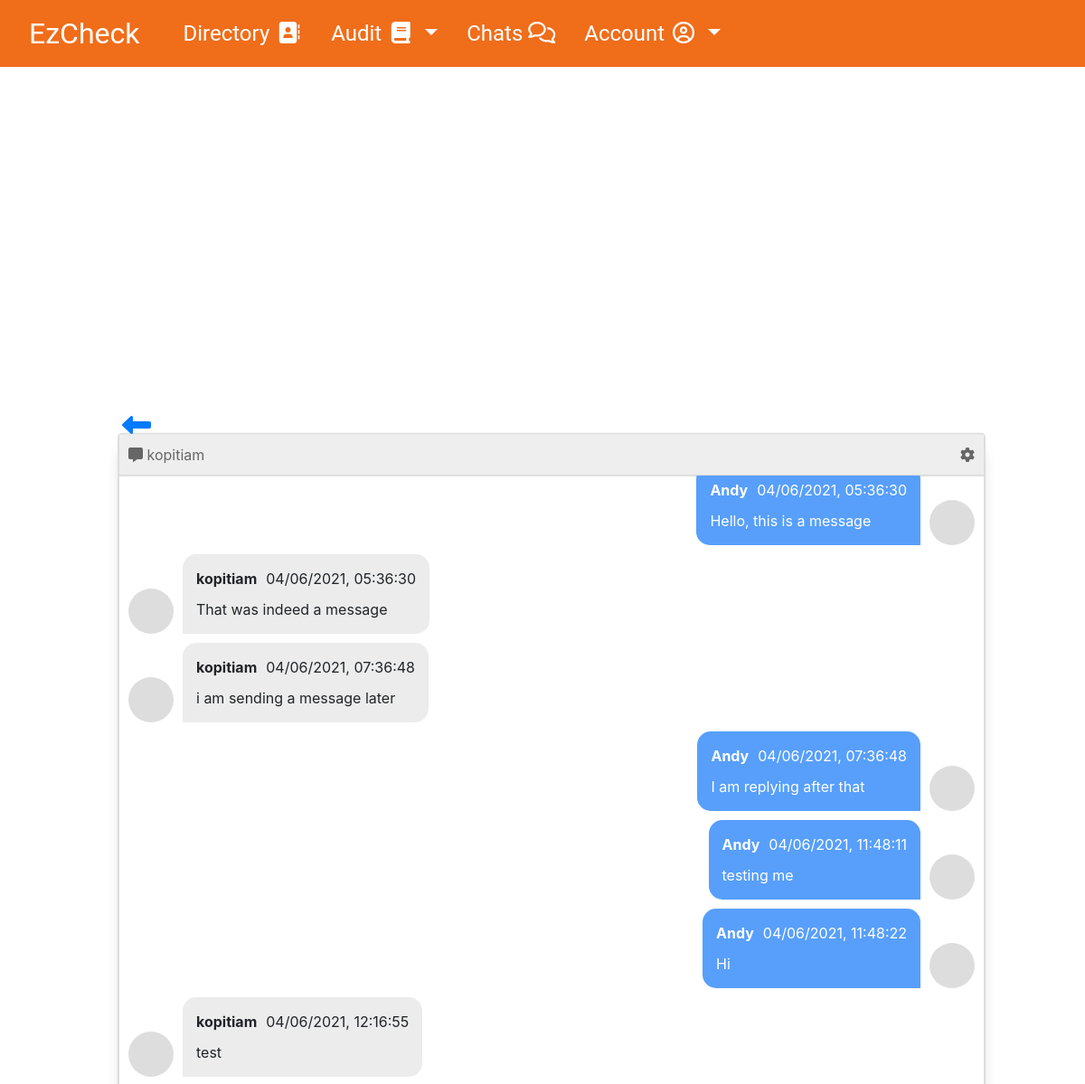
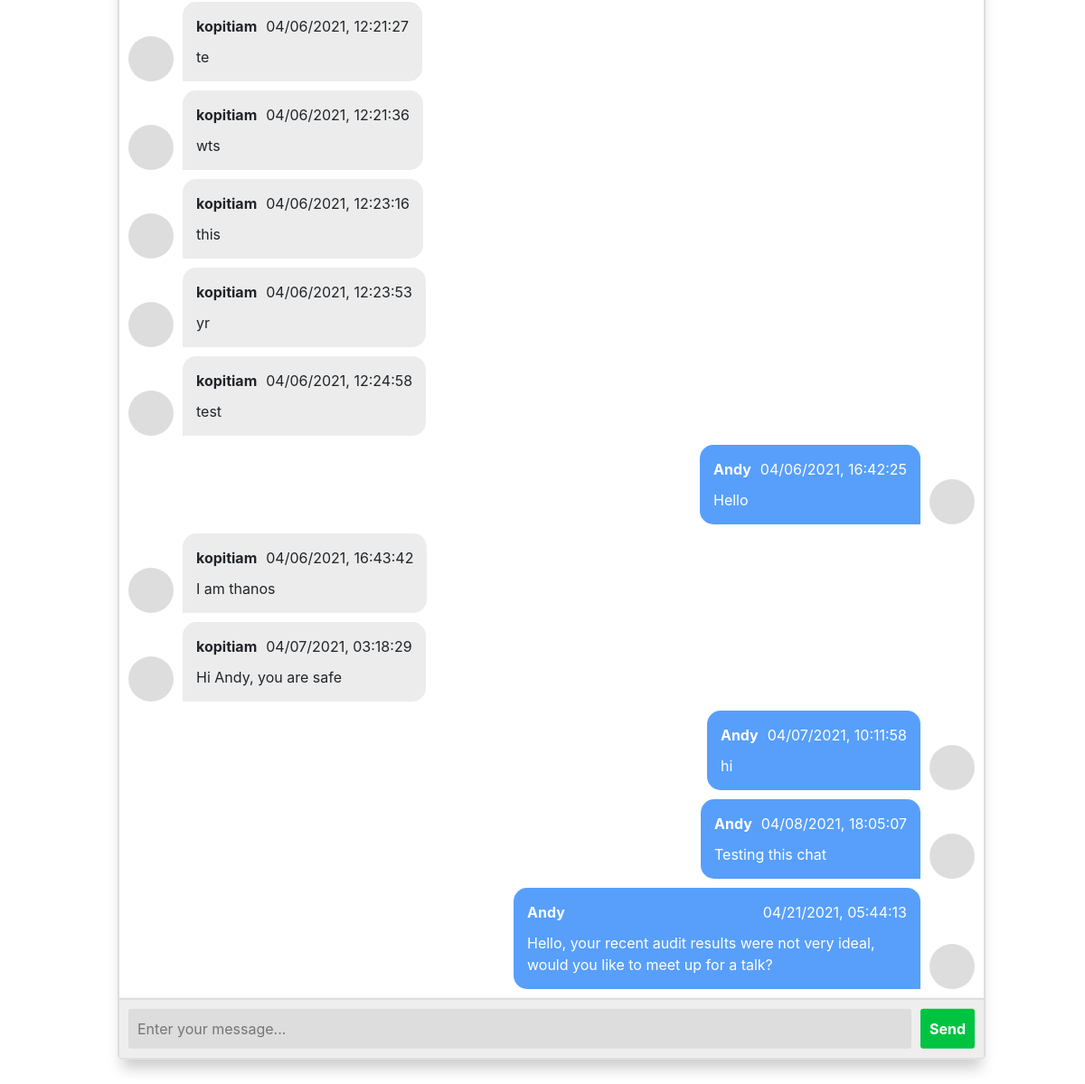
/chat/kopitiam (signed in), run on the app's committed database (2 pictures, top to bottom).
### app/models.py (models this page shows, shortened)
class User(db.Model):
    id = db.Column(db.Integer, primary_key = True)
    username = db.Column(db.String(64), index = True, unique = True)
    email = db.Column(db.String(120), index = True, unique = True)
    type = db.Column(db.String(20)) #tenant/auditor/admin
    institution = db.Column(db.String(64), index = True)
    messages_sent = db.relationship('Messages', foreign_keys='Messages.sender_id', backref='author', lazy='dynamic')
    messages_received = db.relationship('Messages', foreign_keys='Messages.recipient_id', backref='recipient', lazy='dynamic')
    tenancy = db.Column(db.Integer)
    description = db.Column(db.String(64))
    location = db.Column(db.String(64))

class Messages(db.Model):
    id = db.Column(db.Integer, primary_key=True)
    sender_id = db.Column(db.Integer, db.ForeignKey('user.id'))
    recipient_id = db.Column(db.Integer, db.ForeignKey('user.id'))
    sender_ref = db.relationship("User", foreign_keys = [sender_id])
    recipient_ref = db.relationship("User", foreign_keys = [recipient_id])
    body = db.Column(db.String(140))
    timestamp = db.Column(db.DateTime, index=True, default=datetime.utcnow)

### app/routes.py (the view)
@app.route('/chat/<user>', methods=["POST", "GET"])
def chat(user):
    global currentFriend
    my_id = session["userId"]
    friend = getuserid(user)
    currentFriend = friend
    message = pull_msg(my_id, friend)
    for k in message:
        k["currentUser"] = session["username"]
    return render_template("chat/chat_private.html", chatContent = message, me = session["username"], convoPartner = user )

### app/generalFunctions.py (called while the page is built)
def getuserid(username):
    print(username)
    thisid = User.query.filter(User.username == username).first()
    return thisid.id

def pull_msg(my_id: int, their_id: int):
    query = Messages.query.filter(db.or_(db.and_(Messages.sender_id == my_id, Messages.recipient_id == their_id), db.and_(Messages.sender_id == their_id, Messages.recipient_id == my_id))).order_by(Messages.timestamp)
    convo = []
    for i in query:
        date_time = i.timestamp.strftime("%m/%d/%Y, %H:%M:%S")
        senderName = User.query.get(i.sender_id).username
        msg = {"timestamp":date_time, "senderId": senderName, "content":i.body }
        convo.append(msg)
    return convo

### app/templates/chat/chat_private.html
{% extends "base.html" %}
{% block head %}
{{ super() }}
{% endblock %}
{% block content %}
<div id="userChat">
  <a type="button" id="backtoChat" href="{{ url_for('chat_page') }}"><i class="fas fa-long-arrow-alt-left fa-2x"></i></a>
  <div id="indivChat">
    <section class="msger">
  <header class="msger-header">
    <div class="msger-header-title">
      <i class="fas fa-comment-alt fa-large"></i> {{convoPartner}}
    </div>
    <div class="msger-header-options">
      <span><i class="fas fa-cog"></i></span>
    </div>
  </header>
  <main class="msger-chat">
    <div> {% for v in chatContent %}
    {% if v["senderId"] == v["currentUser"] %}
    <div class="msg right-msg">
      <div class="msg-img" style="background-image: url(https://image.flaticon.com/icons/svg/145/145867.svg)"></div>
      <div class="msg-bubble">
        <div class="msg-info">
          <div class="msg-info-name">{{ v["currentUser"] }}</div>
          <div class="msg-info=timestamp">{{ v["timestamp"] }}</div>
        </div>
        <div class="msg-text">{{ v["content"] }}</div>
      </div>
    </div>
    {% elif v["senderId"] != v["currentUser"] %}
    <div class="msg left-msg">
      <div class="msg-img" style="background-image: url(https://image.flaticon.com/icons/svg/145/145867.svg)"></div>
      <div class="msg-bubble">
        <div class="msg-info">
          <div class="msg-info-name">{{ v["senderId"] }}</div>
          <div class="msg-info=timestamp">{{ v["timestamp"] }}</div>
        </div>
        <div class="msg-text">{{v["content"]}}</div>
      </div>
    </div>
    {% endif %}
    {% endfor %}</div>
  </main>
  <form class="msger-inputarea" action="{{url_for('update_chat')}}" method="POST">
    <input type="text" class="msger-input" placeholder="Enter your message..." name="message">
    <button type="submit" value="submit" class="msger-send-btn">Send</button>
  </form>
</section>
  </div>
</div>
{% endblock %}

### app/static/styles/styles.css (style rules this page uses)
i::before { background:transparent !important; }

### app/static/styles/chat.css (style rules this page uses)
div#userChat { --body-bg: linear-gradient(135deg, #f5f7fa 0%, #c3cfe2 100%); --msger-bg: #fff; --border: 2px solid #ddd; --left-msg-bg: #ececec; --right-msg-bg: #579ffb; height: 100%; width: 100% }
div#indivChat { height: 100%; width: 100%; margin: auto 0; }
.msger { display: flex; flex-flow: column wrap; justify-content: space-between; width: 100%; margin: 25px 10px; height: calc(100% - 50px); border: var(--border); border-radius: 5px; box-shadow: 0 15px 15px -5px rgba(0, 0, 0, 0.2); }
.msger-header { display: flex; justify-content: space-between; padding: 10px; border-bottom: var(--border); background: #eee; color: #666; }
.msger-chat { flex: 1; overflow-y: auto; padding: 10px; flex-direction: column-reverse; display: flex ; }
.msg { display: flex; align-items: flex-end; margin-bottom: 10px; }
.msg:last-of-type { margin: 0; }
.msg-img { width: 50px; height: 50px; margin-right: 10px; background: #ddd; background-repeat: no-repeat; background-position: center; background-size: cover; border-radius: 50%; }
.msg-bubble { max-width: 450px; padding: 15px; border-radius: 15px; background: var(--left-msg-bg); }
.msg-info { display: flex; justify-content: space-between; align-items: center; margin-bottom: 10px; }
.msg-info-name { margin-right: 10px; font-weight: bold; }
.left-msg .msg-bubble { border-bottom-left-radius: 0; }
.right-msg { flex-direction: row-reverse; }
.right-msg .msg-bubble { background: var(--right-msg-bg); color: #fff; border-bottom-right-radius: 0; }
.right-msg .msg-img { margin: 0 0 0 10px; }
.msger-inputarea { display: flex; padding: 10px; border-top: var(--border); background: #eee; }
.msger-inputarea * { padding: 10px; border: none; border-radius: 3px; font-size: 1em; }
.msger-input { flex: 1; background: #ddd; }
.msger-send-btn { margin-left: 10px; background: rgb(0, 196, 65); color: #fff; font-weight: bold; cursor: pointer; transition: background 0.23s; }
a#backtoChat { position: fixed; left:15px; top:0; }
div.msg-text { text-align: left; }

### app/static/styles/audit_additional_info.css (style rules this page uses)
body { padding: 0; margin: 0; font-family: Roboto; font-weight: normal; width: 100%; height: 100vh; }

### data on the page
User: username "kopitiam", senderId "kopitiam" "kopitiam" "kopitiam" "kopitiam" "kopitiam" "kopitiam" "kopitiam" "kopitiam" "kopitiam" "kopitiam"
Messages: content "Hello, this is a message"
Messages: content "That was indeed a message"
Messages: content "i am sending a message later"
Messages: content "I am replying after that"
Messages: content "testing me"
Messages: content "Hi"
Messages: content "test"
Messages: content "te"
Messages: content "wts"
Messages: content "this"
Messages: content "yr"
Messages: content "test"
Messages: content "Hello"
Messages: content "I am thanos"
Messages: content "Hi Andy, you are safe"
Messages: content "hi"
Messages: content "Testing this chat"
Messages: content "Hello, your recent audit results were not very ideal, would you like to meet up for a talk?"

### other printed values
{{ v["currentUser"] }} "Andy" "Andy" "Andy" "Andy" "Andy" "Andy" "Andy" "Andy"
{{ v["timestamp"] }} "04/06/2021, 05:36:30" "04/06/2021, 07:36:48" "04/06/2021, 11:48:11" "04/06/2021, 11:48:22" "04/06/2021, 16:42:25" "04/07/2021, 10:11:58" "04/08/2021, 18:05:07" "04/21/2021, 05:44:13"
{{ v["timestamp"] }} "04/06/2021, 05:36:30" "04/06/2021, 07:36:48" "04/06/2021, 12:16:55" "04/06/2021, 12:21:27" "04/06/2021, 12:21:36" "04/06/2021, 12:23:16" "04/06/2021, 12:23:53" "04/06/2021, 12:24:58" "04/06/2021, 16:43:42" "04/07/2021, 03:18:29"
